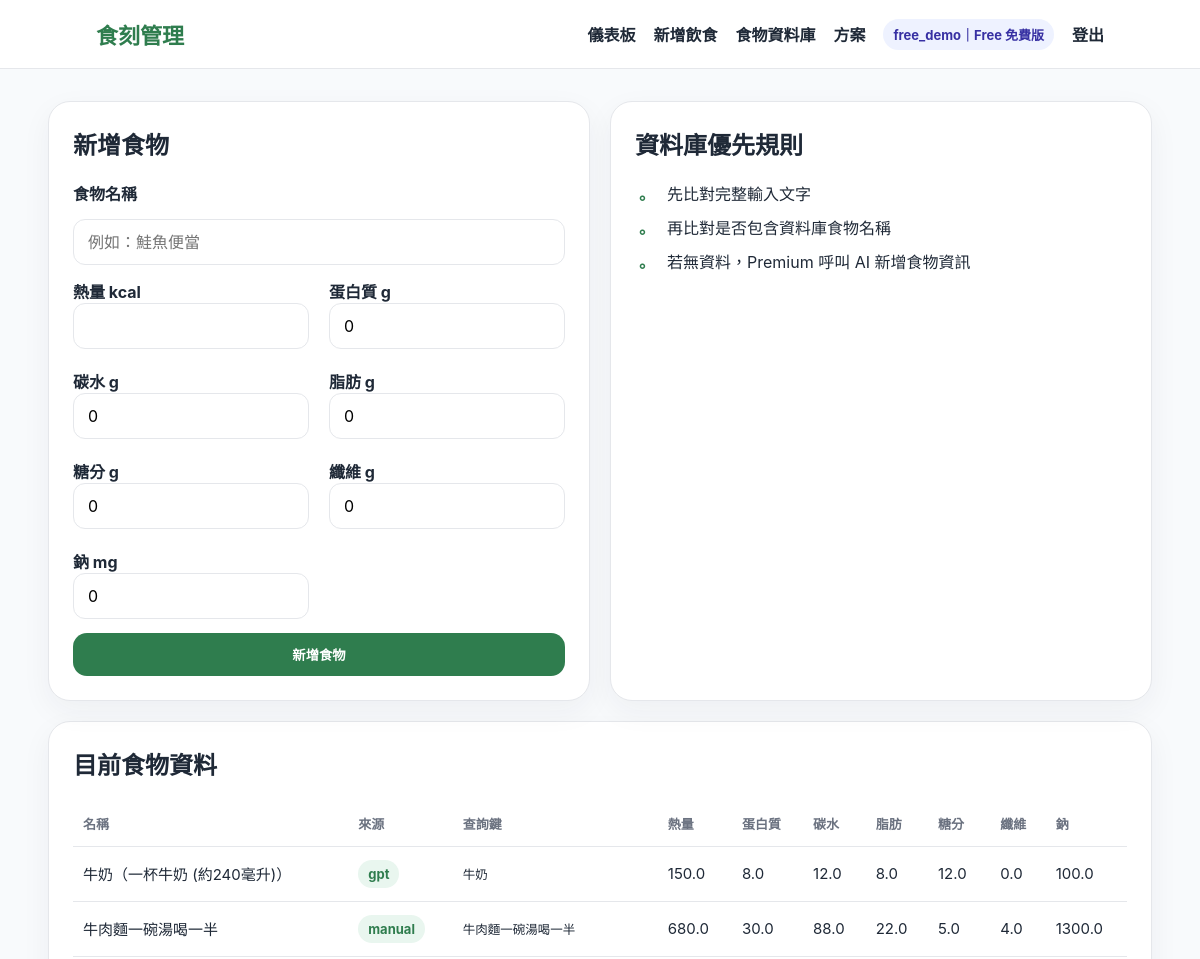
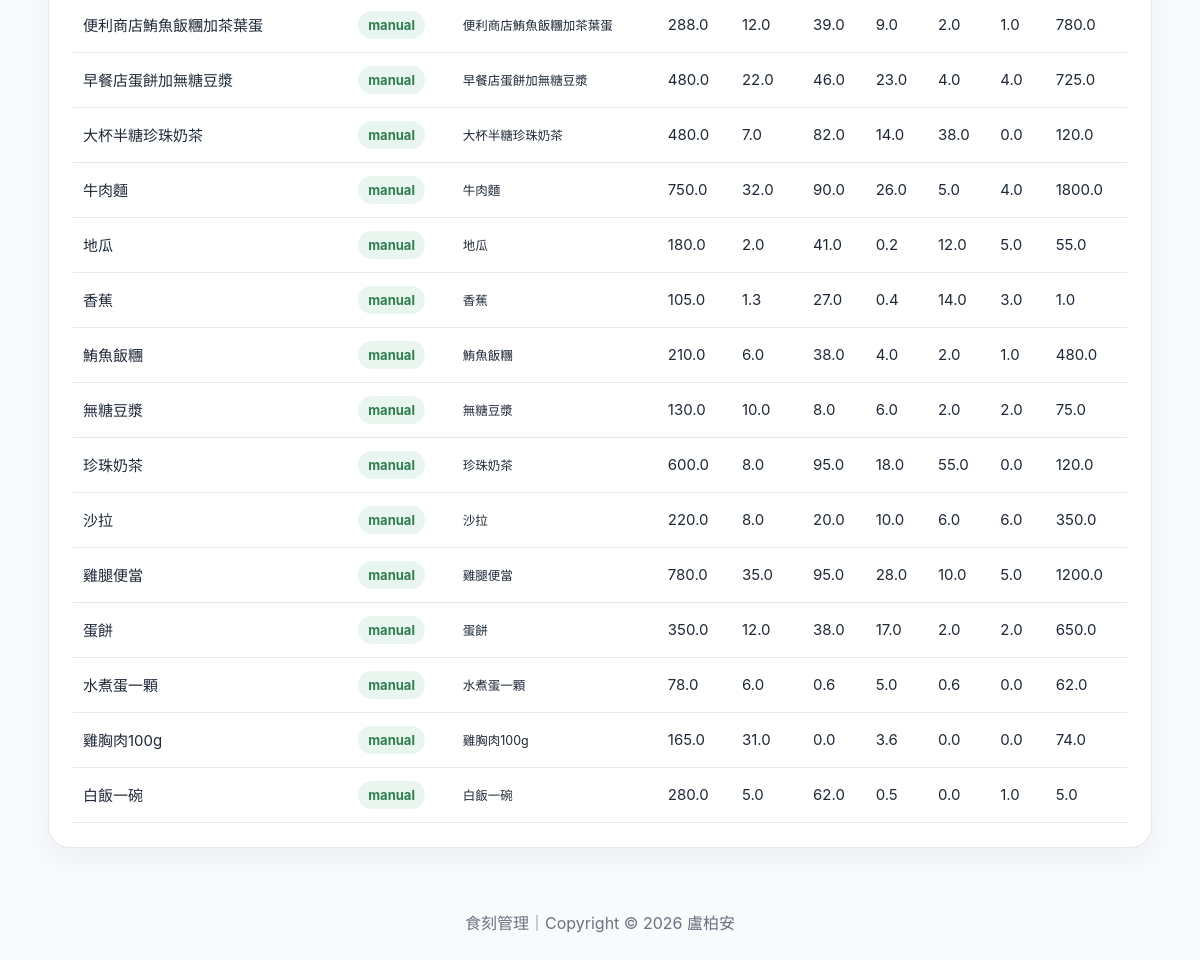
Page /foods (signed in) on the committed database (2 pictures, top to bottom).
### tables this page shows
CREATE TABLE users (
            id INTEGER PRIMARY KEY AUTOINCREMENT,
            username TEXT UNIQUE NOT NULL,
            password_hash TEXT NOT NULL,
            plan TEXT DEFAULT 'free',
            height REAL DEFAULT 170,
            weight REAL DEFAULT 65,
            goal TEXT DEFAULT '維持健康',
            daily_calorie_goal INTEGER DEFAULT 1800,
            protein_goal INTEGER DEFAULT 70,
            sodium_limit INTEGER DEFAULT 2000,
            created_at TEXT DEFAULT CURRENT_TIMESTAMP
        );

CREATE TABLE foods (
            id INTEGER PRIMARY KEY AUTOINCREMENT,
            name TEXT UNIQUE NOT NULL,
            calories REAL NOT NULL,
            protein REAL DEFAULT 0,
            carbs REAL DEFAULT 0,
            fat REAL DEFAULT 0,
            sugar REAL DEFAULT 0,
            fiber REAL DEFAULT 0,
            sodium REAL DEFAULT 0,
            source TEXT DEFAULT 'manual',
            input_key TEXT DEFAULT NULL,
            estimate_json TEXT DEFAULT ''
        );

### app.py (the view, shortened to what this page needs)
@app.route("/foods", methods=("GET", "POST"))
@login_required
def foods():
    all_foods = get_db().execute("SELECT * FROM foods ORDER BY id DESC").fetchall()
    return render_template("foods.html", foods=all_foods)

### app.py (called while the page is built)
def get_plan_name(plan: str | None) -> str:
    return "Premium 付費版" if plan == "premium" else "Free 免費版"

def is_premium_user(user: sqlite3.Row | None) -> bool:
    return bool(user and user["plan"] == "premium")

def get_db() -> sqlite3.Connection:
    if "db" not in g:
        g.db = sqlite3.connect(DATABASE)
        g.db.row_factory = sqlite3.Row
    return g.db

def login_required(view):
    @wraps(view)
    def wrapped_view(**kwargs):
        if session.get("user_id") is None:
            return redirect(url_for("login"))
        return view(**kwargs)
    return wrapped_view

@app.before_request
def load_logged_in_user() -> None:
    user_id = session.get("user_id")
    g.user = None if user_id is None else get_db().execute("SELECT * FROM users WHERE id = ?", (user_id,)).fetchone()
    g.is_premium = is_premium_user(g.user)
    g.plan_name = get_plan_name(g.user["plan"] if g.user else None)

@app.context_processor
def inject_helpers():
    return {"plan_name": get_plan_name}

### templates/foods.html (shortened to what this page needs)
{% extends "base.html" %}
{% block content %}
<div class="grid grid-2">
    <div class="card">
        <h2>新增食物</h2>
        <form class="form" method="post">
            <label>食物名稱</label>
            <input name="name" required placeholder="例如：鮭魚便當">
            <div class="grid grid-2">
                <div><label>熱量 kcal</label><input name="calories" type="number" step="0.1" required></div>
                <div><label>蛋白質 g</label><input name="protein" type="number" step="0.1" value="0"></div>
                <div><label>碳水 g</label><input name="carbs" type="number" step="0.1" value="0"></div>
                <div><label>脂肪 g</label><input name="fat" type="number" step="0.1" value="0"></div>
                <div><label>糖分 g</label><input name="sugar" type="number" step="0.1" value="0"></div>
                <div><label>纖維 g</label><input name="fiber" type="number" step="0.1" value="0"></div>
                <div><label>鈉 mg</label><input name="sodium" type="number" step="0.1" value="0"></div>
            </div>
            <button class="btn btn-primary" type="submit">新增食物</button>
        </form>
    </div>
    <div class="card">
        <h2>資料庫優先規則</h2>
        <ul class="list">
            <li>先比對完整輸入文字</li>
            <li>再比對是否包含資料庫食物名稱</li>
            <li>若無資料，Premium 呼叫 AI 新增食物資訊</li>
        </ul>
    </div>
</div>
<div class="card" style="margin-top:20px;">
    <h2>目前食物資料</h2>
    <div class="table-wrap">
        <table>
            <thead>
                <tr>
                    <th>名稱</th><th>來源</th><th>查詢鍵</th><th>熱量</th><th>蛋白質</th><th>碳水</th><th>脂肪</th><th>糖分</th><th>纖維</th><th>鈉</th>
                </tr>
            </thead>
            <tbody>
            {% for food in foods %}
                <tr>
                    <td>{{ food.name }}</td>
                    <td><span class="badge">{{ food.source }}</span></td>
                    <td><small>{{ food.input_key or '-' }}</small></td>
                    <td>{{ food.calories }}</td>
                    <td>{{ food.protein }}</td>
                    <td>{{ food.carbs }}</td>
                    <td>{{ food.fat }}</td>
                    <td>{{ food.sugar }}</td>
                    <td>{{ food.fiber }}</td>
                    <td>{{ food.sodium }}</td>
                </tr>
            {% endfor %}
            </tbody>
        </table>
    </div>
</div>
{% endblock %}

### templates/base.html (shortened to what this page needs)
<!doctype html>
<html lang="zh-Hant">
<head>
    <link rel="stylesheet" href="{{ url_for('static', filename='style.css') }}">
</head>
<body>
    <nav class="navbar">
        <a class="brand" href="{{ url_for('index') }}">食刻管理</a>
        <div class="navlinks">
            {% if g.user %}
                <a href="{{ url_for('dashboard') }}">儀表板</a>
                <a href="{{ url_for('add_log') }}">新增飲食</a>
                <a href="{{ url_for('foods') }}">食物資料庫</a>
                <a href="{{ url_for('plans') }}">方案</a>
                <span class="badge {{ 'badge-premium' if g.is_premium else 'badge-free' }}">{{ g.user['username'] }}｜{{ g.plan_name }}</span>
                <a href="{{ url_for('logout') }}">登出</a>
            {% else %}
                <a href="{{ url_for('plans') }}">方案</a>
                <a href="{{ url_for('login') }}">登入</a>
                <a class="btn btn-primary" href="{{ url_for('register') }}">開始使用</a>
            {% endif %}
        </div>
    </nav>
    <main class="container">
        {% block content %}{% endblock %}
    </main>
    <footer class="footer">食刻管理｜Copyright © 2026 盧柏安</footer>
</body>
</html>

### static/style.css (style rules this page uses)
:root { --green: #2f7d4e; --light-green: #e9f6ef; --yellow: #f4b942; --orange: #f97316; --blue: #2563eb; --text: #1f2937; --muted: #6b7280; --border: #e5e7eb; --bg: #f8fafc; --card: #ffffff; }
* { box-sizing: border-box; }
body { margin: 0; font-family: -apple-system, BlinkMacSystemFont, "Segoe UI", "Noto Sans TC", "Microsoft JhengHei", sans-serif; color: var(--text); background: var(--bg); }
.navbar { display: flex; justify-content: space-between; align-items: center; padding: 18px 8vw; background: rgba(255,255,255,0.92); border-bottom: 1px solid var(--border); position: sticky; top: 0; z-index: 10; backdrop-filter: blur(12px); }
.brand { font-weight: 800; font-size: 22px; color: var(--green); text-decoration: none; }
.navlinks { display: flex; gap: 18px; align-items: center; }
.navlinks a { color: var(--text); text-decoration: none; font-weight: 600; }
.container { width: min(1120px, 92vw); margin: 32px auto; }
.btn { border: 0; display: inline-flex; align-items: center; justify-content: center; padding: 12px 18px; border-radius: 14px; text-decoration: none; font-weight: 700; cursor: pointer; transition: transform 0.12s ease, opacity 0.12s ease; }
.btn-primary { background: var(--green); color: white; }
.grid { display: grid; gap: 20px; }
.grid-2 { grid-template-columns: repeat(2, minmax(0, 1fr)); }
.card { background: var(--card); border: 1px solid var(--border); border-radius: 22px; padding: 24px; box-shadow: 0 10px 30px rgba(31, 41, 55, 0.05); }
.card h2, .card h3 { margin-top: 0; }
.form { display: grid; gap: 14px; }
label { font-weight: 700; }
input, select, textarea { width: 100%; padding: 12px 14px; border: 1px solid var(--border); border-radius: 12px; font: inherit; background: white; }
.table-wrap { overflow-x: auto; }
table { width: 100%; border-collapse: collapse; font-size: 15px; }
th, td { padding: 13px 10px; border-bottom: 1px solid var(--border); text-align: left; }
th { color: var(--muted); font-size: 13px; white-space: nowrap; }
.badge { display: inline-flex; padding: 6px 10px; border-radius: 999px; background: var(--light-green); color: var(--green); font-weight: 700; font-size: 13px; }
ul.list { list-style: none; padding: 0; margin: 0; display: grid; gap: 10px; }
ul.clean li, ul.list li { display: flex; align-items: flex-start; }
ul.clean li::before, ul.list li::before { display: inline-block; width: 24px; flex-shrink: 0; color: var(--green); font-weight: 900; margin-right: 8px; text-align: center; }
ul.list li::before { content: "。"; }
.footer { text-align: center; color: var(--muted); padding: 30px; }
.badge-free { background: #eef2ff; color: #3730a3; }

### rows in the picture
users: user.username "free_demo"
foods: name "牛奶（一杯牛奶 (約240毫升)）", source "gpt", input_key "牛奶", calories "150.0", protein "8.0", carbs "12.0", fat "8.0", sugar "12.0", fiber "0.0", sodium "100.0"
foods: name "牛肉麵一碗湯喝一半", source "manual", input_key "牛肉麵一碗湯喝一半", calories "680.0", protein "30.0", carbs "88.0", fat "22.0", sugar "5.0", fiber "4.0", sodium "1300.0"
foods: name "便利商店鮪魚飯糰加茶葉蛋", source "manual", input_key "便利商店鮪魚飯糰加茶葉蛋", calories "288.0", protein "12.0", carbs "39.0", fat "9.0", sugar "2.0", fiber "1.0", sodium "780.0"
foods: name "早餐店蛋餅加無糖豆漿", source "manual", input_key "早餐店蛋餅加無糖豆漿", calories "480.0", protein "22.0", carbs "46.0", fat "23.0", sugar "4.0", fiber "4.0", sodium "725.0"
foods: name "大杯半糖珍珠奶茶", source "manual", input_key "大杯半糖珍珠奶茶", calories "480.0", protein "7.0", carbs "82.0", fat "14.0", sugar "38.0", fiber "0.0", sodium "120.0"
foods: name "牛肉麵", source "manual", input_key "牛肉麵", calories "750.0", protein "32.0", carbs "90.0", fat "26.0", sugar "5.0", fiber "4.0", sodium "1800.0"
foods: name "地瓜", source "manual", input_key "地瓜", calories "180.0", protein "2.0", carbs "41.0", fat "0.2", sugar "12.0", fiber "5.0", sodium "55.0"
foods: name "香蕉", source "manual", input_key "香蕉", calories "105.0", protein "1.3", carbs "27.0", fat "0.4", sugar "14.0", fiber "3.0", sodium "1.0"
foods: name "鮪魚飯糰", source "manual", input_key "鮪魚飯糰", calories "210.0", protein "6.0", carbs "38.0", fat "4.0", sugar "2.0", fiber "1.0", sodium "480.0"
foods: name "無糖豆漿", source "manual", input_key "無糖豆漿", calories "130.0", protein "10.0", carbs "8.0", fat "6.0", sugar "2.0", fiber "2.0", sodium "75.0"
foods: name "珍珠奶茶", source "manual", input_key "珍珠奶茶", calories "600.0", protein "8.0", carbs "95.0", fat "18.0", sugar "55.0", fiber "0.0", sodium "120.0"
foods: name "沙拉", source "manual", input_key "沙拉", calories "220.0", protein "8.0", carbs "20.0", fat "10.0", sugar "6.0", fiber "6.0", sodium "350.0"
foods: name "雞腿便當", source "manual", input_key "雞腿便當", calories "780.0", protein "35.0", carbs "95.0", fat "28.0", sugar "10.0", fiber "5.0", sodium "1200.0"
foods: name "蛋餅", source "manual", input_key "蛋餅", calories "350.0", protein "12.0", carbs "38.0", fat "17.0", sugar "2.0", fiber "2.0", sodium "650.0"
foods: name "水煮蛋一顆", source "manual", input_key "水煮蛋一顆", calories "78.0", protein "6.0", carbs "0.6", fat "5.0", sugar "0.6", fiber "0.0", sodium "62.0"
foods: name "雞胸肉100g", source "manual", input_key "雞胸肉100g", calories "165.0", protein "31.0", carbs "0.0", fat "3.6", sugar "0.0", fiber "0.0", sodium "74.0"
foods: name "白飯一碗", source "manual", input_key "白飯一碗", calories "280.0", protein "5.0", carbs "62.0", fat "0.5", sugar "0.0", fiber "1.0", sodium "5.0"

### other values in the picture
{{ g.plan_name }} "Free 免費版"
